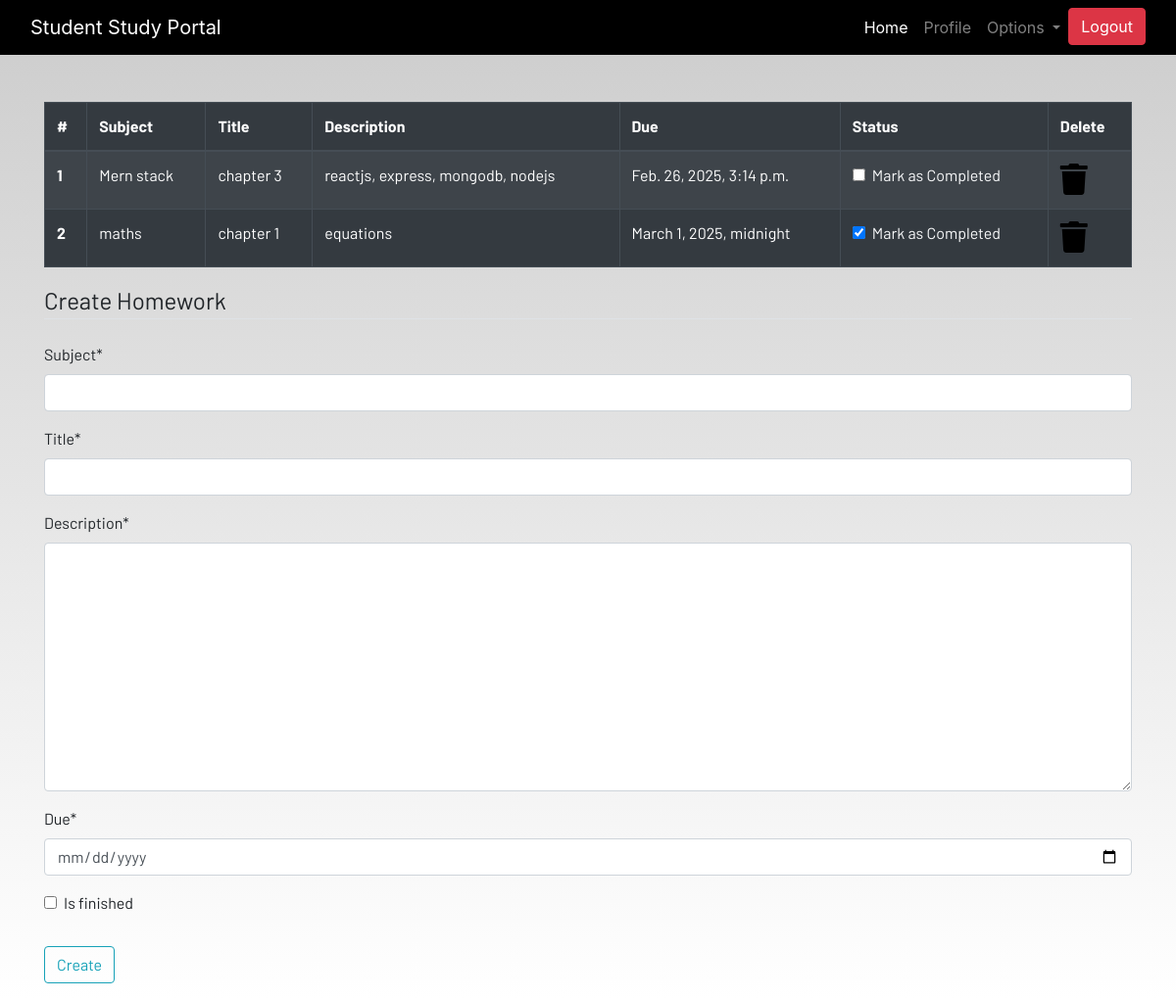
Screenshot of /homework/ (signed in) with the database file from the repository.
### dashboard/models.py (models this page shows, shortened)
class Homework(models.Model):
    user = models.ForeignKey(User, on_delete=models.CASCADE)
    subject = models.CharField(max_length=50)
    title = models.CharField(max_length= 100)
    description = models.TextField()
    due = models.DateTimeField()
    is_finished = models.BooleanField(default=False)

### dashboard/views.py (the view)
# urls.py: path('homework/', homework, name='homework'),
@login_required
def homework(request):
    if request.method == "POST":
        form = HomeworkForm(request.POST)
        if form.is_valid():
            try:
                finished = request.POST['is_finished']
                if finished == 'on':
                    finished = True
                else:
                    finished = False
            except:
                finished = False
            homeworks = Homework(
                user = request.user,
                subject = request.POST['subject'],
                title = request.POST['title'],
                description = request.POST['description'],
                due = request.POST['due'],
                is_finished = finished
            )
            homeworks.save()
            messages.success(request, f'Homework added for {request.user.username}!')
    else:
        form = HomeworkForm()
    homeworks = Homework.objects.filter(user = request.user)
    if len(homeworks) == 0:
        homework_done = True
    else:
        homework_done = False
    context = {
        'homeworks': homeworks,
        "homeworks_done": homework_done,
        'form': form
    }
    return render(request, 'dashboard/homework.html', context)

### dashboard/forms.py
class HomeworkForm(forms.ModelForm):
    class Meta:
        model = Homework
        widgets = { 'due': DateInput()}
        fields = ['subject', 'title', 'description', 'due', 'is_finished']

### dashboard/templates/dashboard/homework.html (shortened to what this page needs)
{% extends 'dashboard/base.html' %}
{% load static %}
{% load crispy_forms_tags %}
{% block content %}
<div class="container">
    {% if not homework_done %}
    <table class="table table-striped table-bordered table-hover table-dark">
        <thead>
            <tr>
                <th scope="col">#</th>
                <th scope="col">Subject</th>
                <th scope="col">Title</th>
                <th scope="col">Description</th>
                <th scope="col">Due</th>
                <th scope="col">Status</th>
                <th scope="col">Delete</th>
            </tr>
        </thead>
        <tbody>
            {% for homework in homeworks %}
            <tr>
                <th scope="row">{{forloop.counter}}</th>
                <td>{{homework.subject}}</td>
                <td>{{homework.title}}</td>
                <td>{{homework.description}}</td>
                <td>{{homework.due}}</td>
                <td>
                    <a href="{% url "update-homework" homework.id %}">
                        <div class="form-check">
                            {% if homework.is_finished == True %}
                            <input class="form-check-input" type="checkbox" value="" checked>
                             {% else %}
                             <input class="form-check-input" type="checkbox" value="">
                             {% endif %}
                            <label class="form-check-label text-light" for="flexCheckDefault">
                                Mark as Completed
                            </label>
                        </div>
                    </a>
                </td>
                <td><a href="{% url 'delete-homework' homework.id%}"><i class="fa fa-trash fa-2x"></i></a></td>
            </tr>
            {% endfor %}
        </tbody>
    </table>
    {% else %}
    <h4>All homeworks are completed!! Create to have more!!</h4>
    {% endif %}
</div>
<div class=" container">
    <form method="POST">
        <fieldset class="form-group">
            <legend class="border-bottom mb-4">Create Homework</legend>
            {{form|crispy}}
        </fieldset>
        <div class="form-group">
            <button href="" class="btn btn-outline-info" type="submit">
                Create
            </button>
        </div>
    </form>
</div>
{% endblock content %}

### static/css/main.css (style rules this page uses)
html { scroll-behavior: smooth; height: 100%; width: 100%; }
a { text-decoration: none !important; color: black; }
html, body { max-width: 100%; overflow-x: hidden; height: 100%; width: 100%; }
body { background: linear-gradient(rgba(0, 0, 0, 0.2), rgba(255, 255, 255, 0.5)); overflow-x: hidden; background-repeat: no-repeat; }
.fa { color: black; }

### rows the page displays
Homework: subject "Mern stack", title "chapter 3", description "reactjs, express, mongodb, nodejs", due "Feb. 26, 2025, 3:14 p.m."
Homework: subject "maths", title "chapter 1", description "equations", due "March 1, 2025, midnight"
